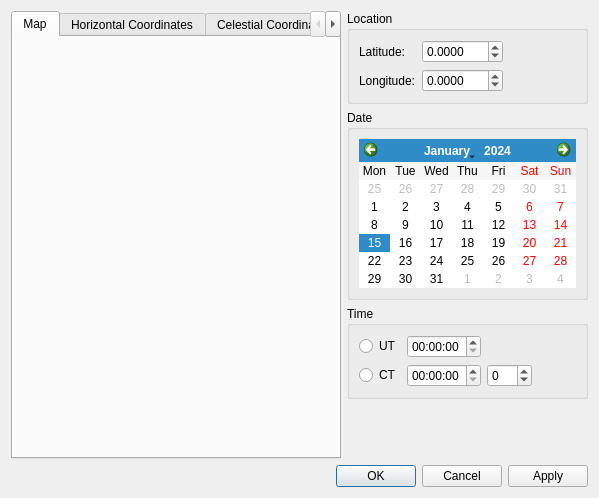
<?xml version="1.0" encoding="UTF-8"?>
<ui version="4.0">
 <class>SunCalculatorDialog</class>
 <widget class="QDialog" name="SunCalculatorDialog">
  <property name="geometry">
   <rect>
    <x>0</x>
    <y>0</y>
    <width>599</width>
    <height>498</height>
   </rect>
  </property>
  <property name="windowTitle">
   <string>Sun Position Calculator</string>
  </property>
  <layout class="QVBoxLayout" name="verticalLayout_2">
   <item>
    <layout class="QHBoxLayout" name="horizontalLayout" stretch="1,0">
     <item>
      <widget class="QTabWidget" name="viewMap">
       <property name="currentIndex">
        <number>0</number>
       </property>
       <widget class="WorldMap" name="worldMap">
        <property name="mouseTracking">
         <bool>true</bool>
        </property>
        <attribute name="title">
         <string>Map</string>
        </attribute>
       </widget>
       <widget class="HorizontalWidget" name="horizontalWidget">
        <attribute name="title">
         <string>Horizontal Coordinates</string>
        </attribute>
       </widget>
       <widget class="CelestialWidget" name="celestialWidget">
        <attribute name="title">
         <string>Celestial Coordinates</string>
        </attribute>
       </widget>
      </widget>
     </item>
     <item>
      <layout class="QVBoxLayout" name="verticalLayout_3">
       <item>
        <widget class="QGroupBox" name="positionGroup">
         <property name="title">
          <string>Location</string>
         </property>
         <layout class="QGridLayout" name="positionLayout">
          <item row="1" column="0">
           <widget class="QLabel" name="longitudeLabel">
            <property name="text">
             <string>Longitude:</string>
            </property>
           </widget>
          </item>
          <item row="0" column="1">
           <widget class="QDoubleSpinBox" name="latitudeSpin">
            <property name="decimals">
             <number>4</number>
            </property>
            <property name="minimum">
             <double>-90.000000000000000</double>
            </property>
            <property name="maximum">
             <double>90.000000000000000</double>
            </property>
           </widget>
          </item>
          <item row="0" column="0">
           <widget class="QLabel" name="latitudeLabel">
            <property name="text">
             <string>Latitude:</string>
            </property>
           </widget>
          </item>
          <item row="1" column="1">
           <widget class="QDoubleSpinBox" name="longitudeSpin">
            <property name="decimals">
             <number>4</number>
            </property>
            <property name="minimum">
             <double>-180.000000000000000</double>
            </property>
            <property name="maximum">
             <double>180.000000000000000</double>
            </property>
           </widget>
          </item>
          <item row="0" column="2">
           <spacer name="horizontalSpacer">
            <property name="orientation">
             <enum>Qt::Horizontal</enum>
            </property>
            <property name="sizeType">
             <enum>QSizePolicy::MinimumExpanding</enum>
            </property>
            <property name="sizeHint" stdset="0">
             <size>
              <width>40</width>
              <height>20</height>
             </size>
            </property>
           </spacer>
          </item>
         </layout>
        </widget>
       </item>
       <item>
        <widget class="QGroupBox" name="dateGroup">
         <property name="title">
          <string>Date</string>
         </property>
         <layout class="QVBoxLayout" name="dateGroupLayout">
          <item>
           <widget class="QCalendarWidget" name="calendarWidget">
            <property name="verticalHeaderFormat">
             <enum>QCalendarWidget::NoVerticalHeader</enum>
            </property>
           </widget>
          </item>
         </layout>
        </widget>
       </item>
       <item>
        <widget class="QGroupBox" name="timeGroup">
         <property name="title">
          <string>Time</string>
         </property>
         <layout class="QGridLayout" name="timeGroupLayout">
          <item row="0" column="0">
           <widget class="QRadioButton" name="utRadio">
            <property name="text">
             <string>UT</string>
            </property>
           </widget>
          </item>
          <item row="0" column="1">
           <widget class="QTimeEdit" name="utTime">
            <property name="sizePolicy">
             <sizepolicy hsizetype="Expanding" vsizetype="Fixed">
              <horstretch>0</horstretch>
              <verstretch>0</verstretch>
             </sizepolicy>
            </property>
            <property name="displayFormat">
             <string>HH:mm:ss</string>
            </property>
           </widget>
          </item>
          <item row="1" column="1">
           <widget class="QTimeEdit" name="ctTime">
            <property name="showGroupSeparator" stdset="0">
             <bool>false</bool>
            </property>
            <property name="currentSection">
             <enum>QDateTimeEdit::HourSection</enum>
            </property>
            <property name="displayFormat">
             <string>HH:mm:ss</string>
            </property>
           </widget>
          </item>
          <item row="1" column="0">
           <widget class="QRadioButton" name="ctRadio">
            <property name="text">
             <string>CT</string>
            </property>
           </widget>
          </item>
          <item row="1" column="2">
           <widget class="QSpinBox" name="zoneSpin">
            <property name="minimum">
             <number>-12</number>
            </property>
            <property name="maximum">
             <number>12</number>
            </property>
           </widget>
          </item>
          <item row="1" column="3">
           <spacer name="horizontalSpacer_2">
            <property name="orientation">
             <enum>Qt::Horizontal</enum>
            </property>
            <property name="sizeHint" stdset="0">
             <size>
              <width>40</width>
              <height>20</height>
             </size>
            </property>
           </spacer>
          </item>
         </layout>
        </widget>
       </item>
       <item>
        <spacer name="verticalSpacer">
         <property name="orientation">
          <enum>Qt::Vertical</enum>
         </property>
         <property name="sizeHint" stdset="0">
          <size>
           <width>20</width>
           <height>40</height>
          </size>
         </property>
        </spacer>
       </item>
      </layout>
     </item>
    </layout>
   </item>
   <item>
    <widget class="QDialogButtonBox" name="buttonBox">
     <property name="standardButtons">
      <set>QDialogButtonBox::Apply|QDialogButtonBox::Cancel|QDialogButtonBox::Ok</set>
     </property>
    </widget>
   </item>
  </layout>
 </widget>
 <customwidgets>
  <customwidget>
   <class>HorizontalWidget</class>
   <extends>QWidget</extends>
   <header>calculator/HorizontalWidget.h</header>
   <container>1</container>
  </customwidget>
  <customwidget>
   <class>WorldMap</class>
   <extends>QWidget</extends>
   <header>calculator/WorldMap.h</header>
   <container>1</container>
  </customwidget>
  <customwidget>
   <class>CelestialWidget</class>
   <extends>QWidget</extends>
   <header>calculator/CelestialWidget.h</header>
   <container>1</container>
  </customwidget>
 </customwidgets>
 <tabstops>
  <tabstop>buttonBox</tabstop>
 </tabstops>
 <resources/>
 <connections>
  <connection>
   <sender>buttonBox</sender>
   <signal>accepted()</signal>
   <receiver>SunCalculatorDialog</receiver>
   <slot>accept()</slot>
   <hints>
    <hint type="sourcelabel">
     <x>224</x>
     <y>500</y>
    </hint>
    <hint type="destinationlabel">
     <x>157</x>
     <y>274</y>
    </hint>
   </hints>
  </connection>
  <connection>
   <sender>buttonBox</sender>
   <signal>rejected()</signal>
   <receiver>SunCalculatorDialog</receiver>
   <slot>reject()</slot>
   <hints>
    <hint type="sourcelabel">
     <x>292</x>
     <y>506</y>
    </hint>
    <hint type="destinationlabel">
     <x>286</x>
     <y>274</y>
    </hint>
   </hints>
  </connection>
 </connections>
</ui>
